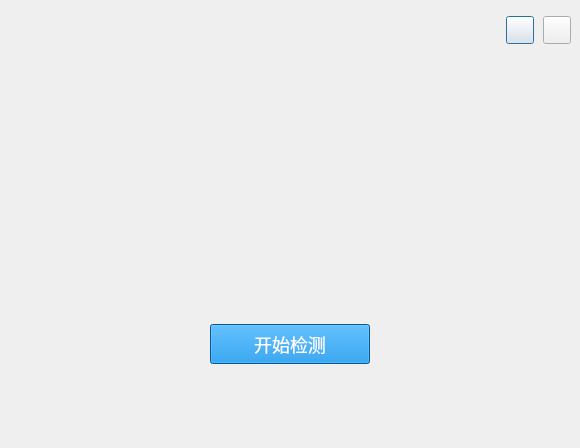
<?xml version="1.0" encoding="UTF-8"?>
<ui version="4.0">
 <class>CheckDlg</class>
 <widget class="QDialog" name="CheckDlg">
  <property name="geometry">
   <rect>
    <x>0</x>
    <y>0</y>
    <width>580</width>
    <height>448</height>
   </rect>
  </property>
  <property name="minimumSize">
   <size>
    <width>580</width>
    <height>380</height>
   </size>
  </property>
  <property name="maximumSize">
   <size>
    <width>640</width>
    <height>16777215</height>
   </size>
  </property>
  <property name="windowTitle">
   <string>Dialog</string>
  </property>
  <layout class="QVBoxLayout" name="verticalLayout_2">
   <property name="spacing">
    <number>0</number>
   </property>
   <property name="leftMargin">
    <number>0</number>
   </property>
   <property name="topMargin">
    <number>0</number>
   </property>
   <property name="rightMargin">
    <number>0</number>
   </property>
   <property name="bottomMargin">
    <number>0</number>
   </property>
   <item>
    <widget class="QWidget" name="widget" native="true">
     <property name="minimumSize">
      <size>
       <width>0</width>
       <height>60</height>
      </size>
     </property>
     <property name="maximumSize">
      <size>
       <width>99999</width>
       <height>60</height>
      </size>
     </property>
     <property name="styleSheet">
      <string notr="true">background-image: url(:/images/title);</string>
     </property>
     <layout class="QHBoxLayout" name="horizontalLayout">
      <property name="spacing">
       <number>9</number>
      </property>
      <property name="leftMargin">
       <number>9</number>
      </property>
      <property name="topMargin">
       <number>0</number>
      </property>
      <property name="rightMargin">
       <number>9</number>
      </property>
      <property name="bottomMargin">
       <number>0</number>
      </property>
      <item>
       <spacer name="horizontalSpacer">
        <property name="orientation">
         <enum>Qt::Horizontal</enum>
        </property>
        <property name="sizeHint" stdset="0">
         <size>
          <width>710</width>
          <height>20</height>
         </size>
        </property>
       </spacer>
      </item>
      <item>
       <widget class="QPushButton" name="minBtn">
        <property name="minimumSize">
         <size>
          <width>28</width>
          <height>28</height>
         </size>
        </property>
        <property name="maximumSize">
         <size>
          <width>28</width>
          <height>28</height>
         </size>
        </property>
        <property name="styleSheet">
         <string notr="true">QPushButton
{
	border-image: url(:/images/min);
}

QPushButton:hover
{
	
	border-image: url(:/images/min1);
}</string>
        </property>
        <property name="text">
         <string/>
        </property>
       </widget>
      </item>
      <item>
       <widget class="QPushButton" name="pushButton_2">
        <property name="minimumSize">
         <size>
          <width>28</width>
          <height>28</height>
         </size>
        </property>
        <property name="maximumSize">
         <size>
          <width>28</width>
          <height>28</height>
         </size>
        </property>
        <property name="styleSheet">
         <string notr="true">QPushButton
{
	border-image: url(:/images/close);
}

QPushButton:hover
{
border-image: url(:/images/close1);
}</string>
        </property>
        <property name="text">
         <string/>
        </property>
       </widget>
      </item>
     </layout>
    </widget>
   </item>
   <item>
    <widget class="QStackedWidget" name="stackedWidget">
     <property name="styleSheet">
      <string notr="true"/>
     </property>
     <property name="currentIndex">
      <number>0</number>
     </property>
     <widget class="QWidget" name="page_3">
      <property name="minimumSize">
       <size>
        <width>0</width>
        <height>0</height>
       </size>
      </property>
      <property name="maximumSize">
       <size>
        <width>16777215</width>
        <height>16777215</height>
       </size>
      </property>
      <property name="styleSheet">
       <string notr="true"/>
      </property>
      <layout class="QVBoxLayout" name="verticalLayout_4">
       <item>
        <spacer name="verticalSpacer">
         <property name="orientation">
          <enum>Qt::Vertical</enum>
         </property>
         <property name="sizeType">
          <enum>QSizePolicy::Fixed</enum>
         </property>
         <property name="sizeHint" stdset="0">
          <size>
           <width>20</width>
           <height>180</height>
          </size>
         </property>
        </spacer>
       </item>
       <item>
        <layout class="QHBoxLayout" name="horizontalLayout_17">
         <item>
          <spacer name="horizontalSpacer_13">
           <property name="orientation">
            <enum>Qt::Horizontal</enum>
           </property>
           <property name="sizeHint" stdset="0">
            <size>
             <width>40</width>
             <height>20</height>
            </size>
           </property>
          </spacer>
         </item>
         <item>
          <widget class="QPushButton" name="startCheckBtn">
           <property name="minimumSize">
            <size>
             <width>160</width>
             <height>40</height>
            </size>
           </property>
           <property name="maximumSize">
            <size>
             <width>160</width>
             <height>40</height>
            </size>
           </property>
           <property name="styleSheet">
            <string notr="true">QPushButton
{
	font-size:18px;
    font-family:&quot;Microsoft YaHei&quot;;
    color:#FFFFFF;
	background-color:#007ED7;
}

QPushButton:hover
{
	background-color:#1a8bdb;
}</string>
           </property>
           <property name="text">
            <string>开始检测</string>
           </property>
          </widget>
         </item>
         <item>
          <spacer name="horizontalSpacer_14">
           <property name="orientation">
            <enum>Qt::Horizontal</enum>
           </property>
           <property name="sizeHint" stdset="0">
            <size>
             <width>40</width>
             <height>20</height>
            </size>
           </property>
          </spacer>
         </item>
        </layout>
       </item>
      </layout>
     </widget>
     <widget class="QWidget" name="page_2">
      <property name="styleSheet">
       <string notr="true">background-image: url(:/images/back);</string>
      </property>
      <layout class="QVBoxLayout" name="verticalLayout_5">
       <property name="spacing">
        <number>0</number>
       </property>
       <property name="leftMargin">
        <number>9</number>
       </property>
       <property name="topMargin">
        <number>9</number>
       </property>
       <property name="rightMargin">
        <number>9</number>
       </property>
       <property name="bottomMargin">
        <number>0</number>
       </property>
       <item>
        <layout class="QVBoxLayout" name="verticalLayout_3">
         <property name="spacing">
          <number>6</number>
         </property>
         <property name="bottomMargin">
          <number>9</number>
         </property>
         <item>
          <layout class="QHBoxLayout" name="horizontalLayout_13">
           <property name="leftMargin">
            <number>20</number>
           </property>
           <item>
            <layout class="QHBoxLayout" name="horizontalLayout_12">
             <item>
              <widget class="QLabel" name="checkingLabel">
               <property name="styleSheet">
                <string notr="true">QLabel
{
	font-size:20px;
  	font-family:&quot;Microsoft YaHei&quot;;
  	color:#FFFFFF;
}	</string>
               </property>
               <property name="text">
                <string>正在进行检测：</string>
               </property>
              </widget>
             </item>
             <item>
              <widget class="QLabel" name="checkingValueLabel">
               <property name="styleSheet">
                <string notr="true">QLabel
{
	font-size:20px;
  	font-family:&quot;Microsoft YaHei&quot;;
  	color:#FFFFFF;
}	</string>
               </property>
               <property name="text">
                <string>cpu处理器</string>
               </property>
              </widget>
             </item>
            </layout>
           </item>
           <item>
            <spacer name="horizontalSpacer_7">
             <property name="orientation">
              <enum>Qt::Horizontal</enum>
             </property>
             <property name="sizeHint" stdset="0">
              <size>
               <width>40</width>
               <height>20</height>
              </size>
             </property>
            </spacer>
           </item>
           <item>
            <widget class="QLabel" name="finishedLabel">
             <property name="styleSheet">
              <string notr="true">QLabel
{
	font-size:28px;
  	font-family:&quot;Microsoft YaHei&quot;;
  	color:#FFFFFF;
background-color:rgba(255,255,255,5%);
}	</string>
             </property>
             <property name="text">
              <string>检测完成！</string>
             </property>
            </widget>
           </item>
           <item>
            <spacer name="horizontalSpacer_8">
             <property name="orientation">
              <enum>Qt::Horizontal</enum>
             </property>
             <property name="sizeHint" stdset="0">
              <size>
               <width>40</width>
               <height>20</height>
              </size>
             </property>
            </spacer>
           </item>
          </layout>
         </item>
         <item>
          <layout class="QHBoxLayout" name="horizontalLayout_14">
           <property name="leftMargin">
            <number>20</number>
           </property>
           <property name="rightMargin">
            <number>20</number>
           </property>
           <item>
            <widget class="QProgressBar" name="progressBar">
             <property name="minimumSize">
              <size>
               <width>0</width>
               <height>6</height>
              </size>
             </property>
             <property name="maximumSize">
              <size>
               <width>16777215</width>
               <height>6</height>
              </size>
             </property>
             <property name="styleSheet">
              <string notr="true">QProgressBar::chunk 
{
        background-color:#2b99ff;
}
QProgressBar
{
	border:none;
	border-radius: 3px;   
	background:#102b59;
	color:#ffffff;
	max-height:6px;
}

</string>
             </property>
             <property name="value">
              <number>24</number>
             </property>
             <property name="alignment">
              <set>Qt::AlignJustify|Qt::AlignVCenter</set>
             </property>
             <property name="textVisible">
              <bool>false</bool>
             </property>
            </widget>
           </item>
          </layout>
         </item>
         <item>
          <widget class="QFrame" name="frame">
           <property name="minimumSize">
            <size>
             <width>0</width>
             <height>32</height>
            </size>
           </property>
           <property name="maximumSize">
            <size>
             <width>16777215</width>
             <height>32</height>
            </size>
           </property>
           <property name="styleSheet">
            <string notr="true">background:rgba(255,255,255,10%);
</string>
           </property>
           <property name="frameShape">
            <enum>QFrame::StyledPanel</enum>
           </property>
           <property name="frameShadow">
            <enum>QFrame::Raised</enum>
           </property>
           <layout class="QHBoxLayout" name="horizontalLayout_18">
            <property name="spacing">
             <number>0</number>
            </property>
            <property name="leftMargin">
             <number>20</number>
            </property>
            <property name="topMargin">
             <number>0</number>
            </property>
            <property name="rightMargin">
             <number>0</number>
            </property>
            <property name="bottomMargin">
             <number>0</number>
            </property>
            <item>
             <widget class="QLabel" name="label_2">
              <property name="styleSheet">
               <string notr="true">QLabel
{
	font-size:18px;
  	font-family:&quot;Microsoft YaHei&quot;;
  	color:#FFFFFF;
	background:transparent;
}	</string>
              </property>
              <property name="text">
               <string>基本信息</string>
              </property>
             </widget>
            </item>
            <item>
             <spacer name="horizontalSpacer_9">
              <property name="orientation">
               <enum>Qt::Horizontal</enum>
              </property>
              <property name="sizeHint" stdset="0">
               <size>
                <width>663</width>
                <height>17</height>
               </size>
              </property>
             </spacer>
            </item>
           </layout>
          </widget>
         </item>
         <item>
          <widget class="QFrame" name="baseMsgGrp">
           <property name="styleSheet">
            <string notr="true">background:transparent;</string>
           </property>
           <layout class="QVBoxLayout" name="verticalLayout">
            <property name="spacing">
             <number>6</number>
            </property>
            <property name="leftMargin">
             <number>20</number>
            </property>
            <property name="topMargin">
             <number>0</number>
            </property>
            <property name="rightMargin">
             <number>0</number>
            </property>
            <property name="bottomMargin">
             <number>0</number>
            </property>
            <item>
             <layout class="QHBoxLayout" name="horizontalLayout_8">
              <property name="spacing">
               <number>6</number>
              </property>
              <item>
               <widget class="QLabel" name="computerLabel">
                <property name="styleSheet">
                 <string notr="true">QLabel
{
	font-size:16px;
  	font-family:&quot;Microsoft YaHei&quot;;
  	color:#FFFFFF;
}	</string>
                </property>
                <property name="text">
                 <string>电脑名称：</string>
                </property>
               </widget>
              </item>
              <item>
               <widget class="QLabel" name="computerValueLabel">
                <property name="styleSheet">
                 <string notr="true">QLabel
{
	font-size:16px;
  	font-family:&quot;Microsoft YaHei&quot;;
  	color:#FFFFFF;
}	</string>
                </property>
                <property name="text">
                 <string/>
                </property>
               </widget>
              </item>
              <item>
               <spacer name="horizontalSpacer_3">
                <property name="orientation">
                 <enum>Qt::Horizontal</enum>
                </property>
                <property name="sizeHint" stdset="0">
                 <size>
                  <width>40</width>
                  <height>20</height>
                 </size>
                </property>
               </spacer>
              </item>
             </layout>
            </item>
            <item>
             <layout class="QHBoxLayout" name="horizontalLayout_19">
              <property name="spacing">
               <number>6</number>
              </property>
              <item>
               <widget class="QLabel" name="cpuLabel">
                <property name="styleSheet">
                 <string notr="true">QLabel
{
	font-size:16px;
  	font-family:&quot;Microsoft YaHei&quot;;
  	color:#FFFFFF;
}	</string>
                </property>
                <property name="text">
                 <string>处 理 器 ：</string>
                </property>
               </widget>
              </item>
              <item>
               <widget class="QLabel" name="cpuValueLabel">
                <property name="styleSheet">
                 <string notr="true">QLabel
{
	font-size:16px;
  	font-family:&quot;Microsoft YaHei&quot;;
  	color:#FFFFFF;
}	</string>
                </property>
                <property name="text">
                 <string/>
                </property>
               </widget>
              </item>
              <item>
               <spacer name="horizontalSpacer_15">
                <property name="orientation">
                 <enum>Qt::Horizontal</enum>
                </property>
                <property name="sizeHint" stdset="0">
                 <size>
                  <width>40</width>
                  <height>20</height>
                 </size>
                </property>
               </spacer>
              </item>
             </layout>
            </item>
            <item>
             <layout class="QHBoxLayout" name="horizontalLayout_15">
              <item>
               <widget class="QLabel" name="dCardLabel">
                <property name="styleSheet">
                 <string notr="true">QLabel
{
	font-size:16px;
  	font-family:&quot;Microsoft YaHei&quot;;
  	color:#FFFFFF;
}	</string>
                </property>
                <property name="text">
                 <string>显      卡：</string>
                </property>
               </widget>
              </item>
              <item>
               <widget class="QLabel" name="dCardValueLabel">
                <property name="sizePolicy">
                 <sizepolicy hsizetype="Expanding" vsizetype="Preferred">
                  <horstretch>0</horstretch>
                  <verstretch>0</verstretch>
                 </sizepolicy>
                </property>
                <property name="styleSheet">
                 <string notr="true">QLabel
{
	font-size:16px;
  	font-family:&quot;Microsoft YaHei&quot;;
  	color:#FFFFFF;
}	</string>
                </property>
                <property name="text">
                 <string/>
                </property>
                <property name="alignment">
                 <set>Qt::AlignLeading|Qt::AlignLeft|Qt::AlignVCenter</set>
                </property>
                <property name="wordWrap">
                 <bool>true</bool>
                </property>
               </widget>
              </item>
              <item>
               <spacer name="horizontalSpacer_11">
                <property name="orientation">
                 <enum>Qt::Horizontal</enum>
                </property>
                <property name="sizeHint" stdset="0">
                 <size>
                  <width>40</width>
                  <height>20</height>
                 </size>
                </property>
               </spacer>
              </item>
             </layout>
            </item>
            <item>
             <layout class="QHBoxLayout" name="horizontalLayout_10">
              <item>
               <widget class="QLabel" name="memLabel">
                <property name="styleSheet">
                 <string notr="true">QLabel
{
	font-size:16px;
  	font-family:&quot;Microsoft YaHei&quot;;
  	color:#FFFFFF;
}	</string>
                </property>
                <property name="text">
                 <string>内      存：</string>
                </property>
               </widget>
              </item>
              <item>
               <widget class="QLabel" name="memValueLabel">
                <property name="styleSheet">
                 <string notr="true">QLabel
{
	font-size:16px;
  	font-family:&quot;Microsoft YaHei&quot;;
  	color:#FFFFFF;
}	</string>
                </property>
                <property name="text">
                 <string/>
                </property>
               </widget>
              </item>
              <item>
               <spacer name="horizontalSpacer_5">
                <property name="orientation">
                 <enum>Qt::Horizontal</enum>
                </property>
                <property name="sizeHint" stdset="0">
                 <size>
                  <width>40</width>
                  <height>20</height>
                 </size>
                </property>
               </spacer>
              </item>
             </layout>
            </item>
            <item>
             <layout class="QHBoxLayout" name="horizontalLayout_11">
              <item>
               <widget class="QLabel" name="OsLabel">
                <property name="styleSheet">
                 <string notr="true">QLabel
{
	font-size:16px;
  	font-family:&quot;Microsoft YaHei&quot;;
  	color:#FFFFFF;
}	</string>
                </property>
                <property name="text">
                 <string>操作系统：</string>
                </property>
               </widget>
              </item>
              <item>
               <widget class="QLabel" name="osValueLabel">
                <property name="styleSheet">
                 <string notr="true">QLabel
{
	font-size:16px;
  	font-family:&quot;Microsoft YaHei&quot;;
  	color:#FFFFFF;
}	</string>
                </property>
                <property name="text">
                 <string/>
                </property>
               </widget>
              </item>
              <item>
               <spacer name="horizontalSpacer_6">
                <property name="orientation">
                 <enum>Qt::Horizontal</enum>
                </property>
                <property name="sizeHint" stdset="0">
                 <size>
                  <width>40</width>
                  <height>20</height>
                 </size>
                </property>
               </spacer>
              </item>
             </layout>
            </item>
            <item>
             <layout class="QHBoxLayout" name="horizontalLayout_16">
              <item>
               <widget class="QLabel" name="screenLabel">
                <property name="styleSheet">
                 <string notr="true">QLabel
{
	font-size:16px;
  	font-family:&quot;Microsoft YaHei&quot;;
  	color:#FFFFFF;
}	</string>
                </property>
                <property name="text">
                 <string>显 示 器 ：</string>
                </property>
               </widget>
              </item>
              <item>
               <widget class="QLabel" name="screenValueLabel">
                <property name="styleSheet">
                 <string notr="true">QLabel
{
	font-size:16px;
  	font-family:&quot;Microsoft YaHei&quot;;
  	color:#FFFFFF;
}	</string>
                </property>
                <property name="text">
                 <string/>
                </property>
               </widget>
              </item>
              <item>
               <spacer name="horizontalSpacer_12">
                <property name="orientation">
                 <enum>Qt::Horizontal</enum>
                </property>
                <property name="sizeHint" stdset="0">
                 <size>
                  <width>40</width>
                  <height>20</height>
                 </size>
                </property>
               </spacer>
              </item>
             </layout>
            </item>
            <item>
             <layout class="QHBoxLayout" name="horizontalLayout_9">
              <item>
               <widget class="QLabel" name="diskLabel">
                <property name="styleSheet">
                 <string notr="true">QLabel
{
	font-size:16px;
  	font-family:&quot;Microsoft YaHei&quot;;
  	color:#FFFFFF;
}	</string>
                </property>
                <property name="text">
                 <string>磁盘空间：</string>
                </property>
               </widget>
              </item>
              <item>
               <widget class="QLabel" name="diskValueLabel">
                <property name="styleSheet">
                 <string notr="true">QLabel
{
	font-size:16px;
  	font-family:&quot;Microsoft YaHei&quot;;
  	color:#FFFFFF;
}	</string>
                </property>
                <property name="text">
                 <string/>
                </property>
                <property name="wordWrap">
                 <bool>true</bool>
                </property>
               </widget>
              </item>
              <item>
               <spacer name="horizontalSpacer_4">
                <property name="orientation">
                 <enum>Qt::Horizontal</enum>
                </property>
                <property name="sizeHint" stdset="0">
                 <size>
                  <width>40</width>
                  <height>20</height>
                 </size>
                </property>
               </spacer>
              </item>
             </layout>
            </item>
           </layout>
          </widget>
         </item>
         <item>
          <layout class="QHBoxLayout" name="horizontalLayout_7">
           <property name="spacing">
            <number>9</number>
           </property>
           <item>
            <spacer name="horizontalSpacer_10">
             <property name="orientation">
              <enum>Qt::Horizontal</enum>
             </property>
             <property name="sizeHint" stdset="0">
              <size>
               <width>40</width>
               <height>20</height>
              </size>
             </property>
            </spacer>
           </item>
           <item>
            <layout class="QHBoxLayout" name="horizontalLayout_3">
             <property name="spacing">
              <number>0</number>
             </property>
             <item>
              <widget class="ClickableLabel" name="allLabel">
               <property name="styleSheet">
                <string notr="true">QLabel
{
	font-size:16px;
  	font-family:&quot;Microsoft YaHei&quot;;
  	color:#FFFFFF;
	background:transparent;
}
QLabel::hover
{
	color:#0095ff;
}</string>
               </property>
               <property name="text">
                <string>全部：</string>
               </property>
              </widget>
             </item>
             <item>
              <widget class="ClickableLabel" name="allValueLabel">
               <property name="minimumSize">
                <size>
                 <width>30</width>
                 <height>0</height>
                </size>
               </property>
               <property name="styleSheet">
                <string notr="true">QLabel
{
	font-size:16px;
  	font-family:&quot;Microsoft YaHei&quot;;
  	color:#FFFFFF;
	background:transparent;
}
QLabel::hover
{
	color:#999;
}</string>
               </property>
               <property name="text">
                <string/>
               </property>
              </widget>
             </item>
            </layout>
           </item>
           <item>
            <layout class="QHBoxLayout" name="horizontalLayout_4">
             <property name="spacing">
              <number>0</number>
             </property>
             <item>
              <widget class="ClickableLabel" name="passLabel">
               <property name="styleSheet">
                <string notr="true">QLabel
{
	font-size:16px;
  	font-family:&quot;Microsoft YaHei&quot;;
  	color:#FFFFFF;
	background:transparent;
}	
QLabel::hover
{
	color:#0f8c3e;
}</string>
               </property>
               <property name="text">
                <string>通过：</string>
               </property>
              </widget>
             </item>
             <item>
              <widget class="ClickableLabel" name="passValueLabel">
               <property name="minimumSize">
                <size>
                 <width>30</width>
                 <height>0</height>
                </size>
               </property>
               <property name="styleSheet">
                <string notr="true">QLabel
{
	font-size:16px;
  	font-family:&quot;Microsoft YaHei&quot;;
  	color:#00BE2D;
	background:transparent;
}
QLabel::hover
{
	color:#0f8c3e;
}</string>
               </property>
               <property name="text">
                <string/>
               </property>
              </widget>
             </item>
            </layout>
           </item>
           <item>
            <layout class="QHBoxLayout" name="horizontalLayout_5">
             <property name="spacing">
              <number>0</number>
             </property>
             <item>
              <widget class="ClickableLabel" name="warningLabel">
               <property name="styleSheet">
                <string notr="true">QLabel
{
	font-size:16px;
  	font-family:&quot;Microsoft YaHei&quot;;
  	color:#FFFFFF;
	background:transparent;
}	
QLabel::hover
{
	color:#d0821d;
}</string>
               </property>
               <property name="text">
                <string>警告：</string>
               </property>
              </widget>
             </item>
             <item>
              <widget class="ClickableLabel" name="warningValueLabel">
               <property name="minimumSize">
                <size>
                 <width>30</width>
                 <height>0</height>
                </size>
               </property>
               <property name="styleSheet">
                <string notr="true">QLabel
{
	font-size:16px;
  	font-family:&quot;Microsoft YaHei&quot;;
  	color:#FFD200;
	background:transparent;
}

QLabel::hover
{
	color:#d0821d;
}</string>
               </property>
               <property name="text">
                <string/>
               </property>
              </widget>
             </item>
            </layout>
           </item>
           <item>
            <layout class="QHBoxLayout" name="horizontalLayout_6">
             <property name="spacing">
              <number>0</number>
             </property>
             <item>
              <widget class="ClickableLabel" name="faileLabel">
               <property name="styleSheet">
                <string notr="true">QLabel
{
	font-size:16px;
  	font-family:&quot;Microsoft YaHei&quot;;
  	color:#FFFFFF;
	background:transparent;
}	
QLabel::hover
{
	color:#d5242d;
}</string>
               </property>
               <property name="text">
                <string>未通过：</string>
               </property>
              </widget>
             </item>
             <item>
              <widget class="ClickableLabel" name="faileValueLabel">
               <property name="minimumSize">
                <size>
                 <width>30</width>
                 <height>0</height>
                </size>
               </property>
               <property name="styleSheet">
                <string notr="true">QLabel
{
	font-size:16px;
  	font-family:&quot;Microsoft YaHei&quot;;
  	color:#FF454F;
	background:transparent;
}
QLabel::hover
{
	color:#d5242d;
}</string>
               </property>
               <property name="text">
                <string/>
               </property>
              </widget>
             </item>
            </layout>
           </item>
          </layout>
         </item>
         <item>
          <widget class="QTableWidget" name="tableWidget">
           <property name="styleSheet">
            <string notr="true">QHeaderView
{
	background:transparent;
}
QHeaderView::section
{
	font-size:18px;
  	font-family:&quot;Microsoft YaHei&quot;;
  	color:#FFFFFF;

	background:rgba(255,255,255,10%);
	border:none;
	text-align:left;

	min-height:32px;
	max-height:32px;
	border-left:1px solid red;
}

QTableWidget
{
	background:transparent;
	border:none;
}

QScrollBar::handle:vertical
 {
	background: rgba(255,255,255,20%);
	border: 0px solid grey;
	border-radius:3px;
	width: 8px;
}
QScrollBar::vertical 
{
	border-width:1px;
	border-style: solid;
	border-color: rgba(255, 255, 255, 10%);
	width: 8px;
	margin:0px 0px 0px 0px;
	border-radius:3px;
}
QScrollBar::add-page:vertical, QScrollBar::sub-page:vertical
{
	background:rgba(255,255,255,10%);
}
QScrollBar::add-line:vertical, QScrollBar::sub-line:vertical
{
	background:transparent;
}

</string>
           </property>
           <property name="verticalScrollBarPolicy">
            <enum>Qt::ScrollBarAlwaysOff</enum>
           </property>
           <property name="horizontalScrollBarPolicy">
            <enum>Qt::ScrollBarAlwaysOff</enum>
           </property>
           <property name="sizeAdjustPolicy">
            <enum>QAbstractScrollArea::AdjustIgnored</enum>
           </property>
           <property name="editTriggers">
            <set>QAbstractItemView::NoEditTriggers</set>
           </property>
           <property name="selectionMode">
            <enum>QAbstractItemView::ExtendedSelection</enum>
           </property>
           <property name="selectionBehavior">
            <enum>QAbstractItemView::SelectRows</enum>
           </property>
           <property name="showGrid">
            <bool>false</bool>
           </property>
           <property name="gridStyle">
            <enum>Qt::SolidLine</enum>
           </property>
           <property name="sortingEnabled">
            <bool>false</bool>
           </property>
           <property name="rowCount">
            <number>6</number>
           </property>
           <property name="columnCount">
            <number>4</number>
           </property>
           <attribute name="horizontalHeaderCascadingSectionResizes">
            <bool>false</bool>
           </attribute>
           <attribute name="horizontalHeaderDefaultSectionSize">
            <number>66</number>
           </attribute>
           <attribute name="horizontalHeaderHighlightSections">
            <bool>false</bool>
           </attribute>
           <attribute name="horizontalHeaderMinimumSectionSize">
            <number>0</number>
           </attribute>
           <attribute name="horizontalHeaderShowSortIndicator" stdset="0">
            <bool>false</bool>
           </attribute>
           <attribute name="horizontalHeaderStretchLastSection">
            <bool>false</bool>
           </attribute>
           <attribute name="verticalHeaderVisible">
            <bool>false</bool>
           </attribute>
           <row/>
           <row/>
           <row/>
           <row/>
           <row/>
           <row/>
           <column>
            <property name="text">
             <string/>
            </property>
           </column>
           <column>
            <property name="text">
             <string>检查项</string>
            </property>
           </column>
           <column>
            <property name="text">
             <string/>
            </property>
           </column>
           <column>
            <property name="text">
             <string>状态</string>
            </property>
           </column>
           <item row="0" column="2">
            <property name="text">
             <string/>
            </property>
           </item>
           <item row="0" column="3">
            <property name="text">
             <string/>
            </property>
           </item>
           <item row="1" column="2">
            <property name="text">
             <string/>
            </property>
           </item>
           <item row="1" column="3">
            <property name="text">
             <string/>
            </property>
           </item>
          </widget>
         </item>
         <item>
          <layout class="QHBoxLayout" name="horizontalLayout_2">
           <property name="spacing">
            <number>20</number>
           </property>
           <item>
            <widget class="QPushButton" name="saveBtn">
             <property name="styleSheet">
              <string notr="true">QPushButton
{
	font-size:14px;
  	font-family:&quot;Microsoft YaHei&quot;;
  	color:#0095ff;
	
	border:none;

	background:transparent;

	border-bottom:1px solid #0095ff;
}

QPushButton:disabled
{
	color:rgba(255,255,255,20%);
	
}
QPushButton:hover
{
	color:#00bbff;
}</string>
             </property>
             <property name="text">
              <string>保存报告到本地</string>
             </property>
             <property name="checkable">
              <bool>false</bool>
             </property>
            </widget>
           </item>
           <item>
            <spacer name="horizontalSpacer_2">
             <property name="orientation">
              <enum>Qt::Horizontal</enum>
             </property>
             <property name="sizeHint" stdset="0">
              <size>
               <width>40</width>
               <height>20</height>
              </size>
             </property>
            </spacer>
           </item>
           <item>
            <widget class="QCheckBox" name="uploadCheckBox">
             <property name="styleSheet">
              <string notr="true">QCheckBox
{
	font-size:14px;
  	font-family:&quot;Microsoft YaHei&quot;;
  	color:#ffffff;
	
	border:none;

	background:transparent;

}

QCheckBox:disabled
{
	color:rgba(255,255,255,20%);
	
}

QCheckBox::indicator:checked
{
	image: url(:/images/checked);
}

QCheckBox::indicator:unchecked
{
	image: url(:/images/unchecked);
}


</string>
             </property>
             <property name="text">
              <string>上传检测报告</string>
             </property>
             <property name="checked">
              <bool>true</bool>
             </property>
            </widget>
           </item>
           <item>
            <widget class="QPushButton" name="closeBtn">
             <property name="minimumSize">
              <size>
               <width>80</width>
               <height>32</height>
              </size>
             </property>
             <property name="maximumSize">
              <size>
               <width>80</width>
               <height>32</height>
              </size>
             </property>
             <property name="styleSheet">
              <string notr="true">QPushButton
{
	font-size:16px;
  	font-family:&quot;Microsoft YaHei&quot;;
  	color:#ffffff;

	border-radius:3px;
	background:#007ed7;
}

QPushButton:hover
{
	background:#1a8bdb;
}</string>
             </property>
             <property name="text">
              <string>关闭</string>
             </property>
            </widget>
           </item>
          </layout>
         </item>
        </layout>
       </item>
      </layout>
     </widget>
    </widget>
   </item>
  </layout>
 </widget>
 <customwidgets>
  <customwidget>
   <class>ClickableLabel</class>
   <extends>QLabel</extends>
   <header location="global">clickablelabel.h</header>
  </customwidget>
 </customwidgets>
 <resources/>
 <connections>
  <connection>
   <sender>minBtn</sender>
   <signal>clicked()</signal>
   <receiver>CheckDlg</receiver>
   <slot>showMinimized()</slot>
   <hints>
    <hint type="sourcelabel">
     <x>533</x>
     <y>43</y>
    </hint>
    <hint type="destinationlabel">
     <x>794</x>
     <y>98</y>
    </hint>
   </hints>
  </connection>
  <connection>
   <sender>pushButton_2</sender>
   <signal>clicked()</signal>
   <receiver>CheckDlg</receiver>
   <slot>close()</slot>
   <hints>
    <hint type="sourcelabel">
     <x>570</x>
     <y>43</y>
    </hint>
    <hint type="destinationlabel">
     <x>799</x>
     <y>131</y>
    </hint>
   </hints>
  </connection>
 </connections>
</ui>
